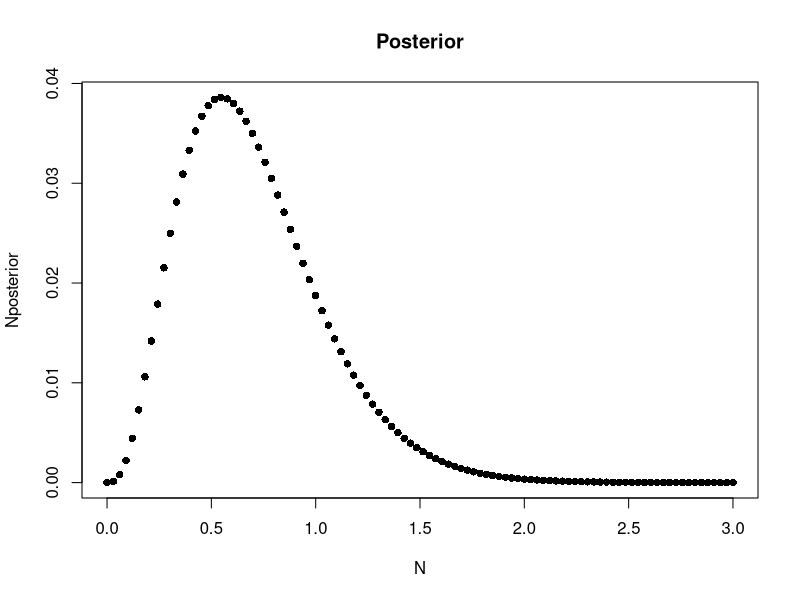
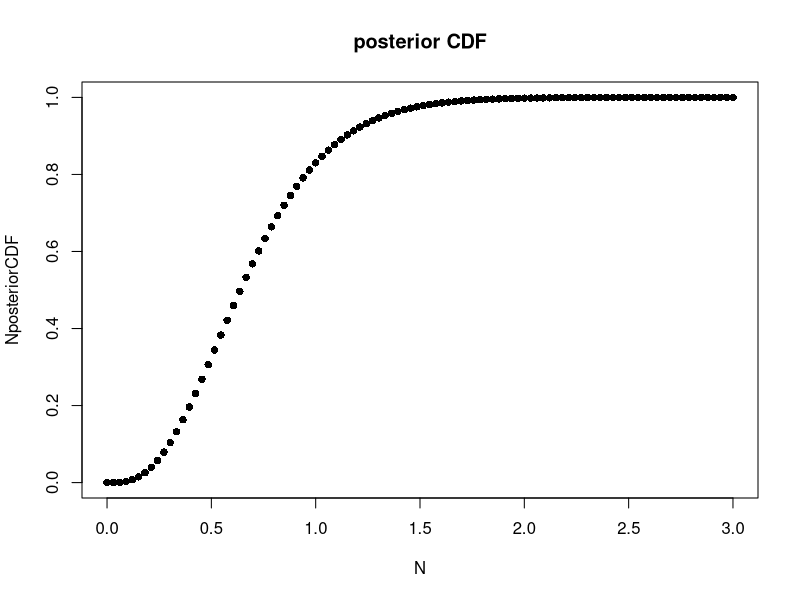
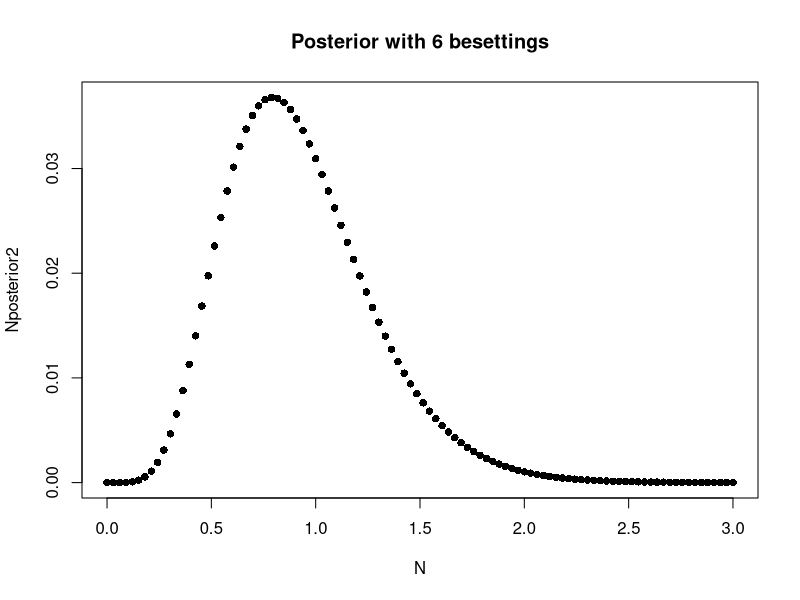
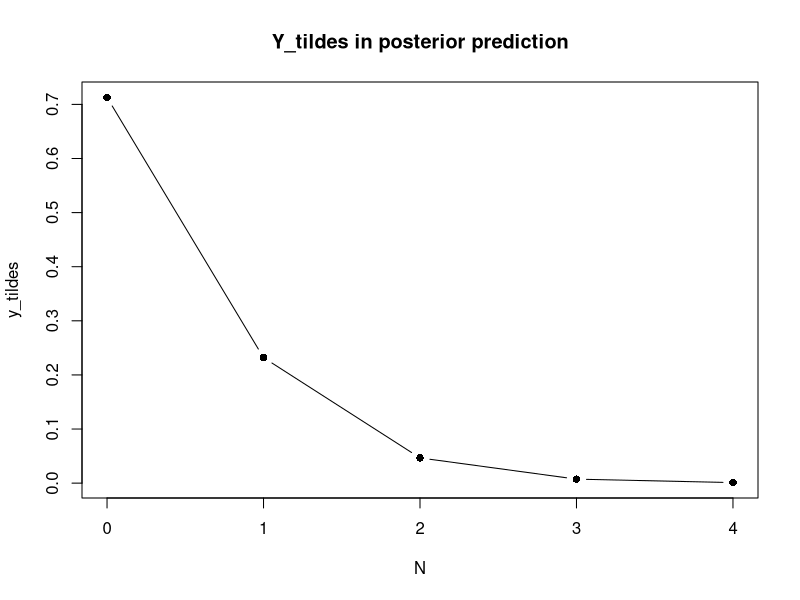

Reproduce these figures in R, in order. (Note: this script raises an error after producing the figures.)
## ---- chunk 1
knitr::opts_chunk$set(echo = TRUE)
## ---- chunk 2
Nseq <- seq(0, 3, length=100)

Nprior <- dgamma(Nseq, 1, 1)

likelihood <- function(lamb){
  dpois(3, lamb*6.56) + dpois(4, lamb*6.56) + dpois(5, lamb*6.56) + dpois(6, lamb*6.56)
}

Nposterior <- Nprior * likelihood(Nseq)

Nposterior <- Nposterior/sum(Nposterior)

#The posterior density at the 100 bins:
plot(Nseq,Nposterior, main="Posterior", xlab="N", pch=16)
## ---- chunk 3
NposteriorCDF <- cumsum(Nposterior)

#The posterior cumulative distribution
plot(Nseq,NposteriorCDF, main="posterior CDF", xlab="N", pch=16)

#probability for over 1
1- NposteriorCDF[34]

## ---- chunk 4
likelihood2 <- function(lamb){
  dpois(6, lamb*6.56)
}

Nposterior2 <- Nprior * likelihood2(Nseq)
Nposterior2 <- Nposterior2/sum(Nposterior2)

plot(Nseq,Nposterior2, main="Posterior with 6 besettings", xlab="N", pch=16)
#Answer: the probability is centered around a higher value of lambda

## ---- chunk 5
y_tildes <- c(0,0,0,0,0)

for (y in 0:4){
  sum <- 0
  for (i in 1:length(Nseq)){
    sum <- sum + dpois(y, Nseq[i]*0.5)*Nposterior[i]

  }
  y_tildes[y+1] <- sum

}

#A plot of the density
plot(c(0,1,2,3,4),y_tildes,type='b', main="Y_tildes in posterior prediction", xlab="N", pch=16)
## ---- chunk 6
#Median
media <- Nseq[which(NposteriorCDF>=0.5)[1]]

#E(X^2) for the variance formula:
EX2 <- sum(Nposterior*Nseq^2)
variance <- EX2 - posteriorMean^2

#standard deviation is the square root
standd <- sqrt(variance)

#80% confidence interval, start and end:
begin <- Nseq[which(NposteriorCDF>=0.1)[1]]
end <- Nseq[which(NposteriorCDF>=0.9)[1]]
## ---- chunk 7
#sampling:
Nsamp = Nseq[sapply(runif(1000,min=0,max=1),function(temp){ which(NposteriorCDF>=temp)[1] })]
#80% central posterior interval
quantile(Nsamp,probs=c(0.1,0.9))
#variance
variance2 <- var(Nsamp)
standd2 <- sd(Nsamp)
median2 <- median(Nsamp)
## ---- chunk 8
s_th0 <- rbeta(10000, succ0+1, n0-succ0+1)
s_th1 <- rbeta(10000, succ1+1, n1-succ1+1)

#posterior mean theta 0
m_th0 <- mean(s_th0)

#standard deviation theta 0
sd_th0 <- sd(s_th0)

#posterior mean theta 1
m_th1 <- mean(s_th1)

#standard deviation theta 1
sd_th1 <- sd(s_th1)



hist(s_th0, main="Samples for posterior theta=0")

## ---- chunk 9

hist(s_th1, main="Samples for posterior theta=1")
## ---- chunk 10
diff <- s_th0 - s_th1
hist(diff, main="Distribution of difference between theta=0 and theta=1")
## ---- chunk 11
sum <- 0
for (i in diff){
  if (i <= 0){
    sum <- sum +1
  }
}
